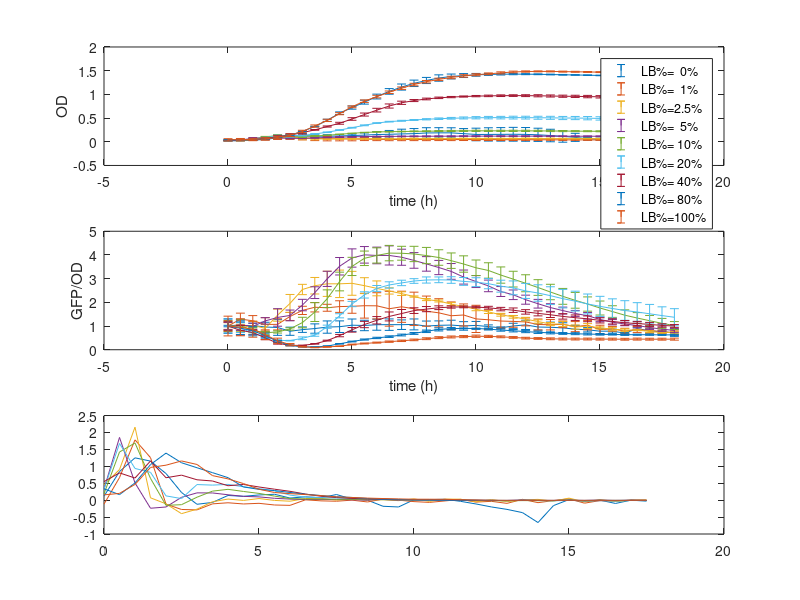

Write MATLAB code to recreate this figure.

load exp_selfact_oscill.mat

for i=1:length(LB)
    i
    subplot(3,1,1)
    hold on
    box on
    errorbar(time,OD_Lara(:,i),OD_Lara_err(:,i))

    subplot(3,1,2)
    hold on
    box on
    errorbar(time,GFP_Lara(:,i)./GFP_Lara(1,i),GFP_Lara_err(:,i)./GFP_Lara(1,i))

    subplot(3,1,3)
    hold on
    box on
    plot(time(1:end-1),(OD_Lara(2:end,i)-OD_Lara(1:end-1,i))./(OD_Lara(1:end-1,i).*(time(2:end)-time(1:end-1))))
end

subplot(3,1,1) 
xlabel('time (h)')
ylabel('OD') 

legend([repmat('LB%=',9,1) num2str(LB') repmat('%',9,1) ])

subplot(3,1,2) 
xlabel('time (h)')
ylabel('GFP/OD')